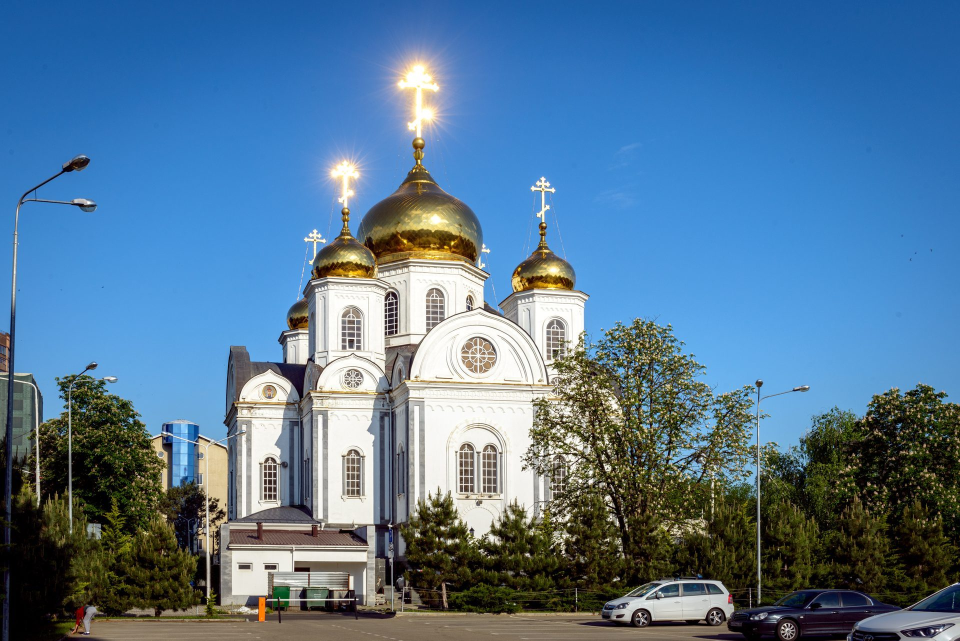
#> input picture docs/assets/images/photos/cathedral-2021-facade.jpg, 1920 x 1281 px, found by its file name (shown at 1/2 size)
$ python make-screenshot.py
#> lines starting #> are read from the running program, lines starting #| are printed output that depends on the picture
# -*- coding: utf-8 -*-
"""Создаёт screenshot.png — превью темы для WP-админки.

WP требует:
- 1200×900 рекомендуемый размер
- PNG или JPG
- В корне темы

Стратегия: берём cathedral-2021-facade.jpg + накладываем тёмный overlay + название темы.
"""
import sys
from pathlib import Path
from PIL import Image, ImageDraw, ImageFont

sys.stdout.reconfigure(encoding="utf-8")

THEME = Path(r"C:\CLOUDE_PR\Церковь\wordpress-theme\voiskovoy-sobor")
SRC = THEME / "assets" / "images" / "photos" / "cathedral-2021-facade.jpg"
OUT = THEME / "screenshot.png"

W, H = 1200, 900


def main() -> None:
    if not SRC.exists():
        print(f"! {SRC} не найден")
        return

    # Открываем фото и кропим под 1200×900 (cover)
    img = Image.open(SRC).convert("RGB")
#> img is the input picture: PIL image 1920x1281 RGB; mean R, G, B 84.6, 119.5, 149.1
    src_w, src_h = img.size
#> src_w = 1920; src_h = 1281
    target_ratio = W / H
    src_ratio = src_w / src_h
#> src_ratio = 1.5

    if src_ratio > target_ratio:
        # source шире — резать по бокам
        new_w = int(src_h * target_ratio)
#> new_w = 1708
        x = (src_w - new_w) // 2
#> x = 106
        img = img.crop((x, 0, x + new_w, src_h))
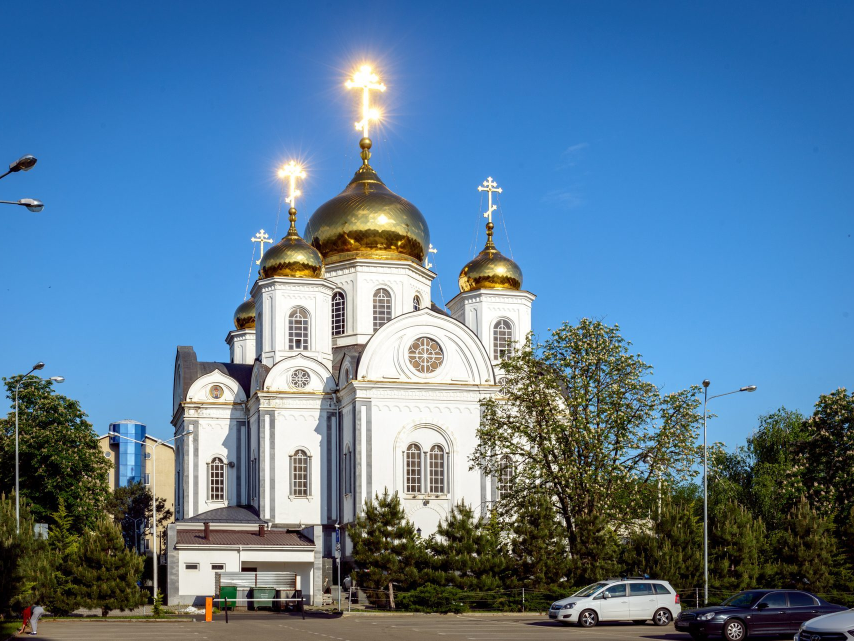
#> img: PIL image 1708x1281 RGB (shown at 1/2 size); mean R, G, B 88.7, 123, 151.7
    else:
        # source выше — резать сверху/снизу
        new_h = int(src_w / target_ratio)
        y = (src_h - new_h) // 2
        img = img.crop((0, y, src_w, y + new_h))

    img = img.resize((W, H), Image.LANCZOS)
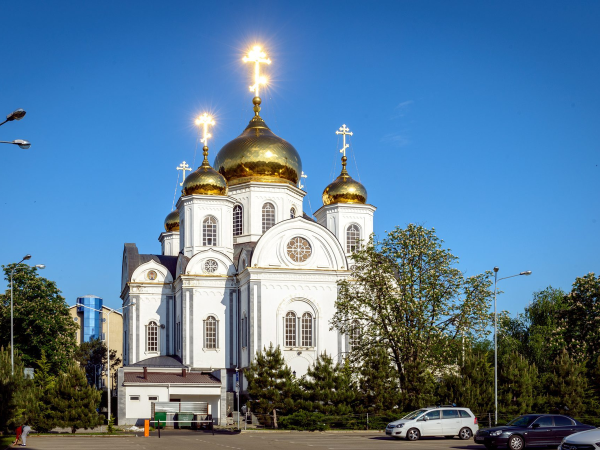
#> img: PIL image 1200x900 RGB (shown at 1/2 size); mean R, G, B 88.7, 123, 151.7

    # Тёмный градиент-overlay
    overlay = Image.new("RGBA", (W, H), (0, 0, 0, 0))
#> overlay: PIL image 1200x900 RGBA; every value is 0
    draw = ImageDraw.Draw(overlay)
    for y in range(H):
        # Top немного светлый, bottom — тёмный
        alpha = int(110 + 110 * (y / H))
        if alpha > 220:
            alpha = 220
        draw.line([(0, y), (W, y)], fill=(15, 18, 28, alpha))

    composed = Image.alpha_composite(img.convert("RGBA"), overlay).convert("RGB")
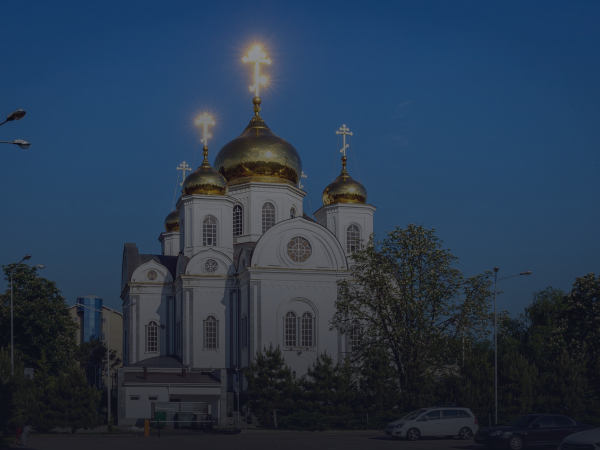
#> composed: PIL image 1200x900 RGB (shown at 1/2 size); mean R, G, B 39.2, 56.8, 77.7

    # Текст
    draw = ImageDraw.Draw(composed)
    # Найти системные шрифты Cormorant / Times / Arial
    font_big = None
    font_small = None
    for fontname in ["arial.ttf", "calibri.ttf", "georgia.ttf", "times.ttf"]:
        try:
            font_big = ImageFont.truetype(fontname, 64)
            font_small = ImageFont.truetype(fontname, 22)
            break
        except OSError:
            continue
    if font_big is None:
        font_big = ImageFont.load_default()
        font_small = ImageFont.load_default()

    # Название темы
    title_lines = ["Войсковой Собор", "Александра Невского"]
    sub = "WORDPRESS · ТЕМА · КРАСНОДАР · 1872"
    color_paper = (245, 233, 200)
    color_gold = (201, 169, 97)

    # Расчёт высоты блока
    line_h = 76
    total_h = len(title_lines) * line_h + 50
    y0 = (H - total_h) // 2 - 30
    for i, line in enumerate(title_lines):
        bbox = draw.textbbox((0, 0), line, font=font_big)
        tw = bbox[2] - bbox[0]
        x = (W - tw) // 2
        draw.text((x, y0 + i * line_h), line, font=font_big, fill=color_paper)
#> this loop made 2 passes
#> (bbox, tw, x) on passes 1 to 2: ((0, 10, 580, 73), 580, 310), ((0, 13, 734, 73), 734, 233)

    # Подзаголовок
    bbox = draw.textbbox((0, 0), sub, font=font_small)
#> bbox = (0, 5, 461, 24)
    tw = bbox[2] - bbox[0]
#> tw = 461
    x = (W - tw) // 2
#> x = 369
    draw.text((x, y0 + len(title_lines) * line_h + 22), sub, font=font_small, fill=color_gold)

    # Декоративная золотая линия
    draw.line([(W // 2 - 60, y0 + len(title_lines) * line_h + 16),
               (W // 2 + 60, y0 + len(title_lines) * line_h + 16)],
              fill=color_gold, width=1)

    composed.save(OUT, "PNG", optimize=True)
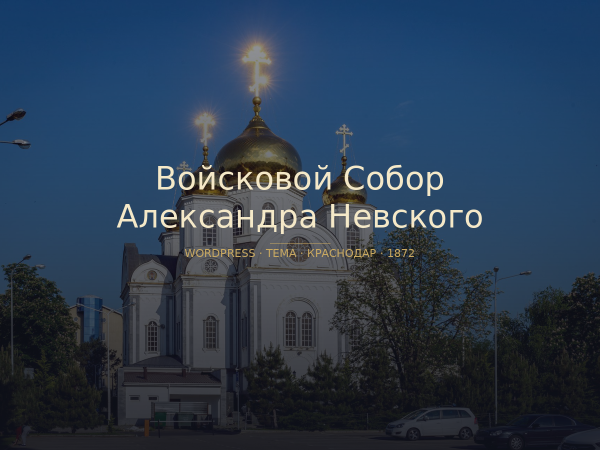
#> saved as screenshot.png: PIL image 1200x900 RGB (shown at 1/2 size); mean R, G, B 42.6, 59.7, 79.6
#> (the run stopped early here; a loop or call above may not have finished)

$ run again, with docs/assets/images/photos/archive-1893-1930.jpg copied over docs/assets/images/photos/cathedral-2021-facade.jpg
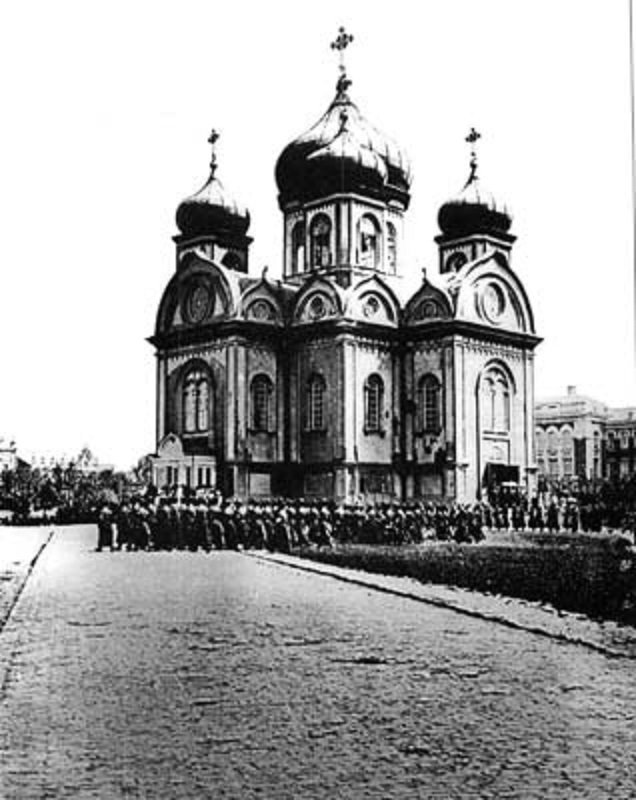
#> input picture docs/assets/images/photos/archive-1893-1930.jpg, 636 x 800 px, found by its file name
#> in main, img is the input picture: PIL image 636x800 RGB; min 0, max 255, mean 164.3
#> in main, `img = img.resize((W, H), Image.LANCZOS)`:
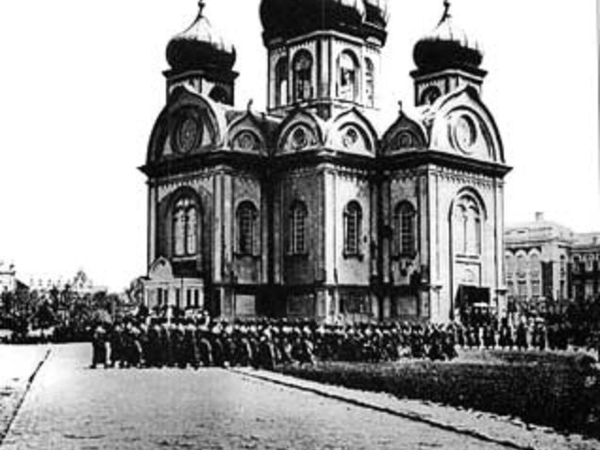
#> img: PIL image 1200x900 RGB (shown at 1/2 size); min 0, max 255, mean 149.2
#> overlay: PIL image 1200x900 RGBA; every value is 0
#> the loop in main, `for i, line in enumerate(title_lines):` made 2 passes
#> (bbox, tw, x) on passes 1 to 2: ((0, 10, 580, 73), 580, 310), ((0, 13, 734, 73), 734, 233)
#> in main, `bbox = draw.textbbox((0, 0), sub, font=font_small)`: bbox = (0, 5, 461, 24)
#> in main, `tw = bbox[2] - bbox[0]`: tw = 461
#> in main, `x = (W - tw) // 2`: x = 369
#> in main, `composed.save(OUT, "PNG", optimize=True)`:
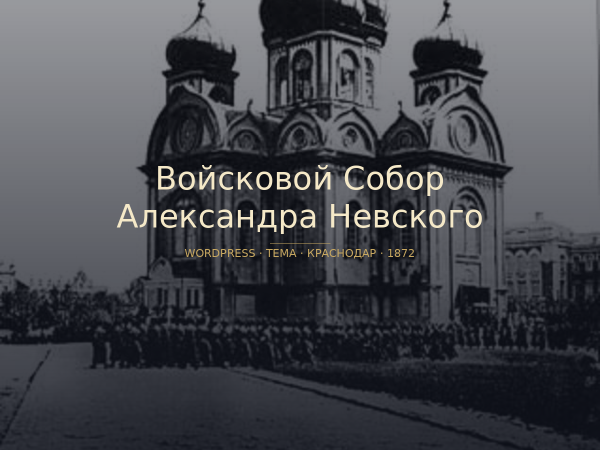
#> saved as screenshot.png: PIL image 1200x900 RGB (shown at 1/2 size); mean R, G, B 69.9, 71.6, 77.2

$ run again, with docs/assets/images/photos/archive-cathedral-historical.jpg copied over docs/assets/images/photos/cathedral-2021-facade.jpg
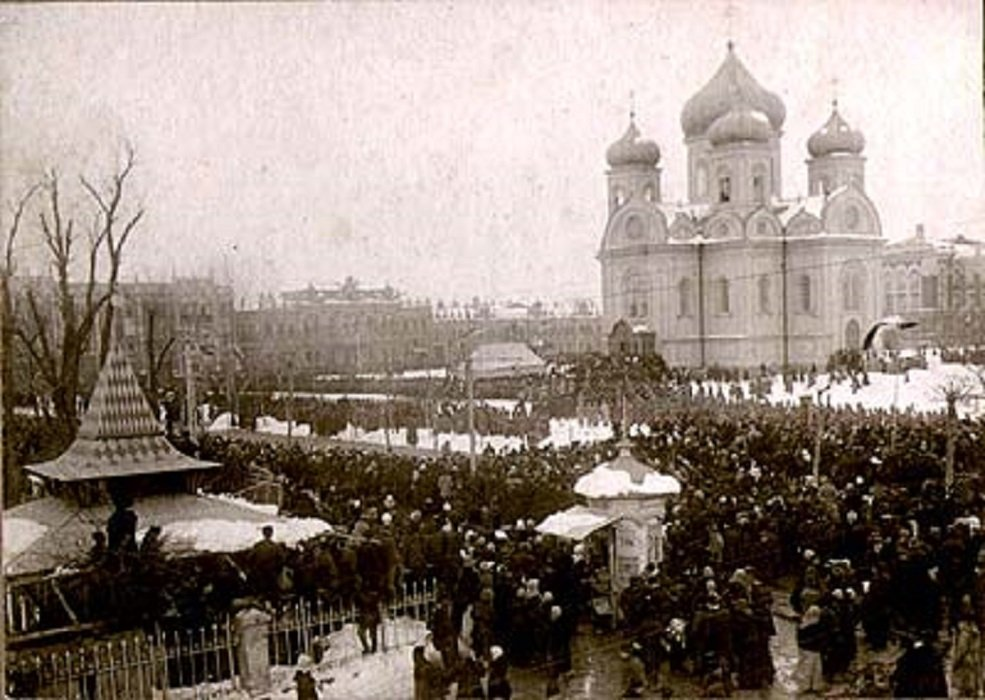
#> input picture docs/assets/images/photos/archive-cathedral-historical.jpg, 985 x 700 px, found by its file name
#> in main, img is the input picture: PIL image 985x700 RGB; mean R, G, B 148.5, 135.6, 127.7
#> in main, `img = img.crop((x, 0, x + new_w, src_h))`:
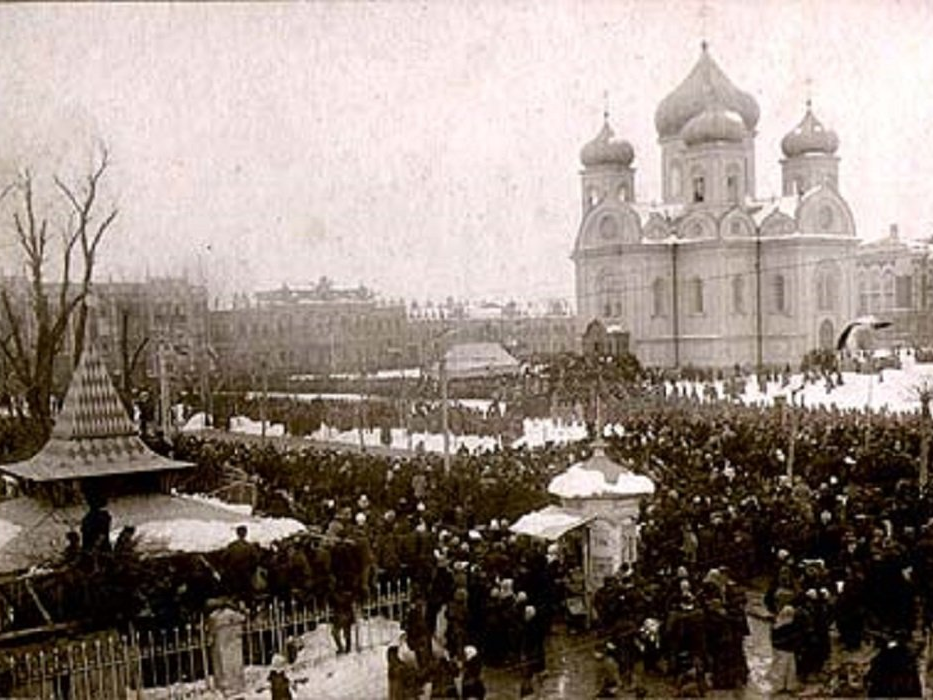
#> img: PIL image 933x700 RGB; mean R, G, B 148.9, 136, 128.3
#> overlay: PIL image 1200x900 RGBA; every value is 0
#> the loop in main, `for i, line in enumerate(title_lines):` made 2 passes
#> (bbox, tw, x) on passes 1 to 2: ((0, 10, 580, 73), 580, 310), ((0, 13, 734, 73), 734, 233)
#> in main, `bbox = draw.textbbox((0, 0), sub, font=font_small)`: bbox = (0, 5, 461, 24)
#> in main, `tw = bbox[2] - bbox[0]`: tw = 461
#> in main, `x = (W - tw) // 2`: x = 369
#> in main, `composed.save(OUT, "PNG", optimize=True)`:
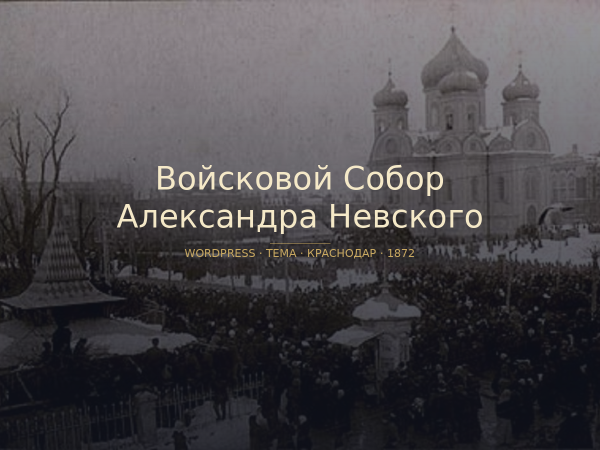
#> saved as screenshot.png: PIL image 1200x900 RGB (shown at 1/2 size); mean R, G, B 74.6, 71.6, 75
